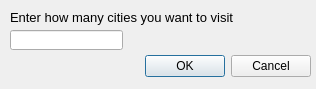
<?xml version="1.0" encoding="UTF-8"?>
<ui version="4.0">
 <class>parisinput</class>
 <widget class="QDialog" name="parisinput">
  <property name="geometry">
   <rect>
    <x>0</x>
    <y>0</y>
    <width>316</width>
    <height>89</height>
   </rect>
  </property>
  <property name="windowTitle">
   <string>Dialog</string>
  </property>
  <widget class="QDialogButtonBox" name="buttonBox">
   <property name="geometry">
    <rect>
     <x>-30</x>
     <y>50</y>
     <width>341</width>
     <height>32</height>
    </rect>
   </property>
   <property name="orientation">
    <enum>Qt::Horizontal</enum>
   </property>
   <property name="standardButtons">
    <set>QDialogButtonBox::Cancel|QDialogButtonBox::Ok</set>
   </property>
  </widget>
  <widget class="QLabel" name="label">
   <property name="geometry">
    <rect>
     <x>10</x>
     <y>10</y>
     <width>231</width>
     <height>16</height>
    </rect>
   </property>
   <property name="text">
    <string>&lt;html&gt;&lt;head/&gt;&lt;body&gt;&lt;p&gt;&lt;span style=&quot; font-size:10pt;&quot;&gt;Enter how many cities you want to visit&lt;/span&gt;&lt;/p&gt;&lt;/body&gt;&lt;/html&gt;</string>
   </property>
  </widget>
  <widget class="QLineEdit" name="lineEdit">
   <property name="geometry">
    <rect>
     <x>10</x>
     <y>30</y>
     <width>113</width>
     <height>20</height>
    </rect>
   </property>
  </widget>
 </widget>
 <resources/>
 <connections>
  <connection>
   <sender>buttonBox</sender>
   <signal>accepted()</signal>
   <receiver>parisinput</receiver>
   <slot>accept()</slot>
   <hints>
    <hint type="sourcelabel">
     <x>248</x>
     <y>254</y>
    </hint>
    <hint type="destinationlabel">
     <x>157</x>
     <y>274</y>
    </hint>
   </hints>
  </connection>
  <connection>
   <sender>buttonBox</sender>
   <signal>rejected()</signal>
   <receiver>parisinput</receiver>
   <slot>reject()</slot>
   <hints>
    <hint type="sourcelabel">
     <x>316</x>
     <y>260</y>
    </hint>
    <hint type="destinationlabel">
     <x>286</x>
     <y>274</y>
    </hint>
   </hints>
  </connection>
 </connections>
</ui>
